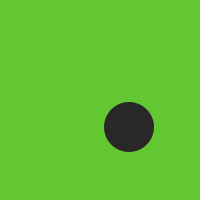
Frame 1 (no input)
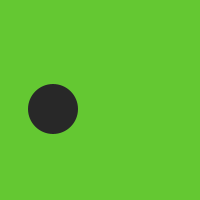
Frame 60 (the mouse pressed at the canvas centre just before this capture)
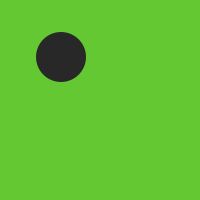
Frame 120 (the mouse held since frame 60 and released just before this capture)

The Processing sketch that drew these frames (run headless with seeded random() and noise(); from frame 60 on, the mouse is pressed at the canvas centre):

// Processing sketch: processing_58383
// ── processing_58383.pde

int size = 50;   
float x, y ;   

float xspeed = 4; 
float yspeed = 2;  

int xdirection = 1;  
int ydirection = 1;  


void setup() 
{
  size(200, 200);
  noStroke();
  smooth();

  x = width/2;
  y = height/2;
}

void draw() 
{
  background(100,200,50);
  fill(40);
  
  x = x + ( xspeed * xdirection );
  y = y + ( yspeed * ydirection );
  

  if (x > width-size || x < 0) {
    xdirection *= -1;
  }
  if (y > height-size || y < 0) {
    ydirection *= -1;
  }

  ellipse(x+size/2, y+size/2, size, size);
}
